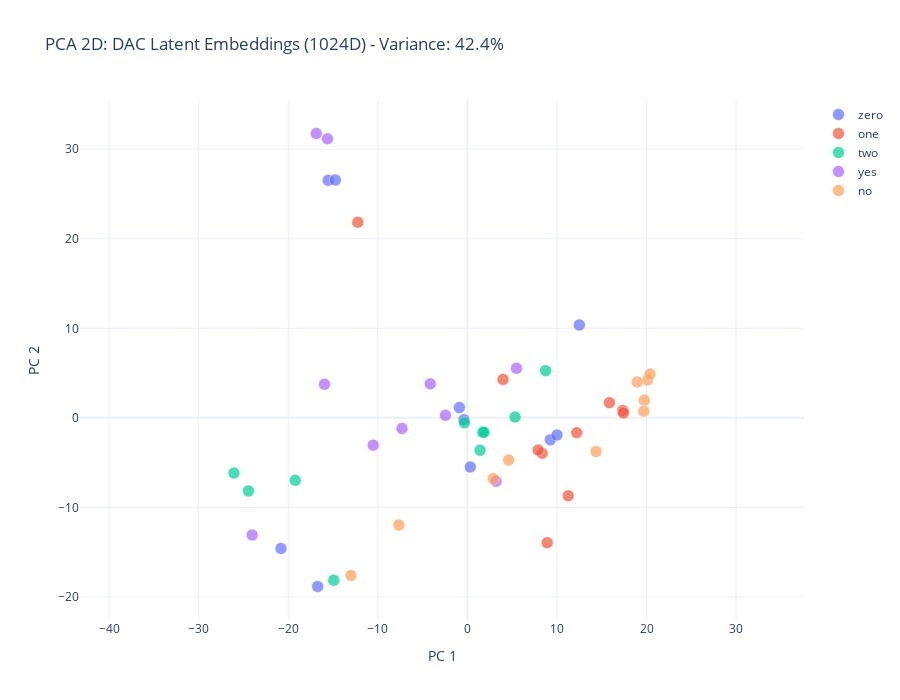

Source (notebook cell):
### Markdown cell above
## Step 6: PCA Visualizations

### Code cell
# PCA - 2D
pca_2d = PCA(n_components=2, random_state=42)
pca_2d_result = pca_2d.fit_transform(embeddings)
variance_2d = pca_2d.explained_variance_ratio_.sum()

print(f"PCA 2D variance explained: {variance_2d:.2%}")

# Create color map
color_map = {word: px.colors.qualitative.Plotly[i] for i, word in enumerate(words)}

# 2D Plot
fig_2d = go.Figure()

for word in words:
    mask = np.array([label == word for label in valid_labels])
    fig_2d.add_trace(go.Scatter(
        x=pca_2d_result[mask, 0],
        y=pca_2d_result[mask, 1],
        mode='markers',
        name=word,
        marker=dict(size=12, color=color_map[word], opacity=0.7, line=dict(width=0.5, color='white'))
    ))

fig_2d.update_layout(
    title=f'PCA 2D: DAC Latent Embeddings (1024D) - Variance: {variance_2d:.1%}',
    xaxis_title='PC 1',
    yaxis_title='PC 2',
    width=900,
    height=700,
    xaxis=dict(scaleanchor='y', scaleratio=1),
    template='plotly_white'
)

fig_2d.write_html('dac_latent_pca_2d.html')
fig_2d.show()

print("Saved: dac_latent_pca_2d.html")

### Figure 1 — Plotly figure (JSON) as saved in the notebook; plotly's stock layout.template omitted (floating-point values rounded to 4 significant figures)
{"data": [{"marker": {"color": "#636EFA", "line": {"color": "white", "width": 0.5}, "opacity": 0.7, "size": 12}, "mode": "markers", "name": "zero", "type": "scatter", "x": [-15.54, -14.74, -20.82, -16.72, 0.3314, -0.3748, 12.5, -0.8919, 9.26, 10.0], "y": [26.53, 26.55, -14.59, -18.83, -5.482, -0.2139, 10.38, 1.152, -2.449, -1.916]}, {"marker": {"color": "#EF553B", "line": {"color": "white", "width": 0.5}, "opacity": 0.7, "size": 12}, "mode": "markers", "name": "one", "type": "scatter", "x": [3.983, -12.24, 8.348, 15.86, 17.35, 17.43, 12.22, 7.896, 11.26, 8.91], "y": [4.292, 21.84, -3.952, 1.696, 0.834, 0.5524, -1.65, -3.598, -8.7, -13.94]}, {"marker": {"color": "#00CC96", "line": {"color": "white", "width": 0.5}, "opacity": 0.7, "size": 12}, "mode": "markers", "name": "two", "type": "scatter", "x": [-26.06, -19.22, -24.45, 1.701, 5.329, -14.92, 8.737, 1.411, -0.3383, 1.854], "y": [-6.158, -6.978, -8.158, -1.61, 0.08584, -18.12, 5.268, -3.621, -0.557, -1.605]}, {"marker": {"color": "#AB63FA", "line": {"color": "white", "width": 0.5}, "opacity": 0.7, "size": 12}, "mode": "markers", "name": "yes", "type": "scatter", "x": [-16.87, -15.62, -15.96, -7.305, -10.52, -2.445, -24.03, 5.48, -4.147, 3.199], "y": [31.75, 31.16, 3.754, -1.179, -3.046, 0.2921, -13.08, 5.534, 3.799, -7.077]}, {"marker": {"color": "#FFA15A", "line": {"color": "white", "width": 0.5}, "opacity": 0.7, "size": 12}, "mode": "markers", "name": "no", "type": "scatter", "x": [-13.0, 14.37, 2.896, -7.645, 4.599, 19.75, 20.12, 19.7, 18.96, 20.39], "y": [-17.6, -3.768, -6.793, -11.95, -4.693, 1.968, 4.229, 0.7398, 4.006, 4.893]}], "layout": {"height": 700, "title": {"text": "PCA 2D: DAC Latent Embeddings (1024D) - Variance: 42.4%"}, "width": 900, "xaxis": {"scaleanchor": "y", "scaleratio": 1, "title": {"text": "PC 1"}}, "yaxis": {"title": {"text": "PC 2"}}}}
